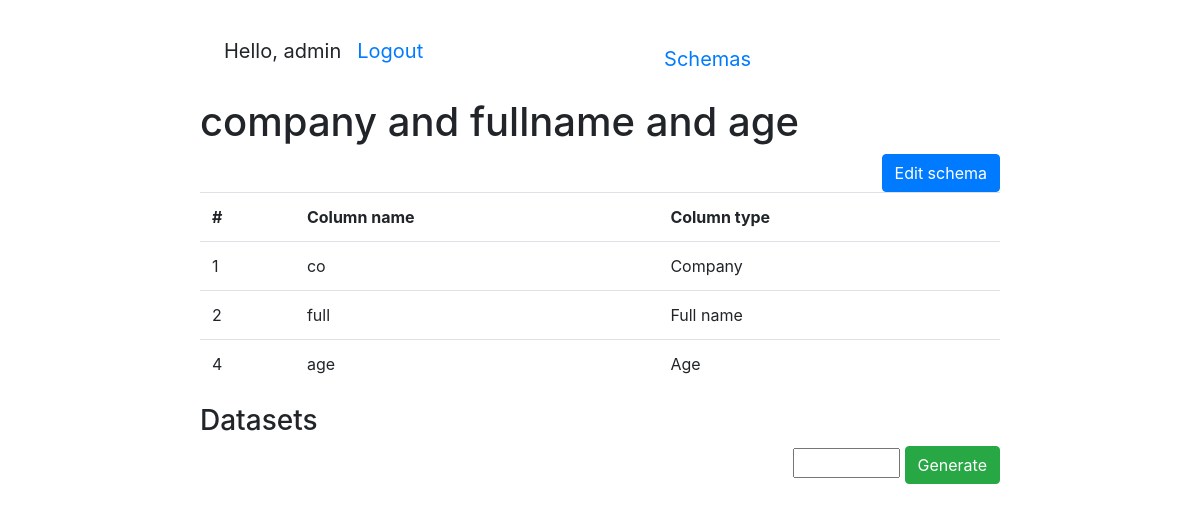
Page /schema/5/ (signed in) on the committed database.
### schema/models.py (models this page shows, shortened)
class User(AbstractUser):
    pass

class Schema(models.Model):
    user = models.ForeignKey(
        settings.AUTH_USER_MODEL,
        on_delete=models.CASCADE
    )
    title = models.CharField(max_length=255)
    columns = models.ManyToManyField(
        Column,
        related_name="schemas"
    )
    modified = models.DateField(auto_now=True)

class Column(models.Model):
    class ColumnTypes(models.TextChoices):
        NAME = "Full name"
        Job = "Job"
        EMAIL = "Email"
        COMPANY = "Company"
        DATE = "Date"
    name = models.CharField(max_length=255)
    type = models.CharField(
        max_length=100,
        choices=ColumnTypes.choices
    )
    order = models.PositiveSmallIntegerField()
    class Meta:
        ordering = ["order"]

### schema/views.py (the view)
class SchemaDetailView(
    LoginRequiredMixin,
    generic.DetailView
):
    model = Schema

### templates/schema/schema_detail.html (shortened to what this page needs)
{% extends "base.html" %}
{% load crispy_forms_filters %}
{% block content %}
  <h1>{{schema.title}}</h1>
  <a class="btn btn-primary" style="float:right" href="{% url 'schema:schema-update' pk=schema.id %}">
    Edit schema
  </a>
  <table class="table">
    <tr>
      <th>#</th>
      <th>Column name</th>
      <th>Column type</th>
    </tr>
    {% for column in schema.columns.all %}
      <tr>
        <td>
          {{ column.order }}
        </td>
        <td>
          {{ column.name }}
        </td>
        <td>
          {{ column.type }}
        </td>
      </tr>
      {% endfor %}
    </table>
    <h3>Datasets</h3>
    <div class="data-generate">
      <input type="number" id="number_of_rows" min="0" max="1000">
      <button class="btn btn-success" id="btn_number_of_rows">Generate</button>
    </div>
{% endblock %}

### templates/includes/navbar.html
<nav class="navbar navbar-expand-lg">
    <ul class="navbar-nav">
    {% if user.is_authenticated %}
      <li class="nav-item">
        <p class="nav-link">Hello, {{ user.get_username }}</p>
      </li>
      <li class="nav-item">
        <a class="nav-link" href="{% url 'logout'%}?next={% url 'login'%}">Logout</a>
      </li>
    {% else %}
      <li class="nav-item">
        <a class="nav-link" href="{% url 'login'%}?next={{request.path}}">Login</a>
      </li>
    {% endif %}
    </ul>
  <div class="collapse navbar-collapse justify-content-md-center">
    <ul class="navbar-nav">
      <li class="nav-item">
        <a class="nav-link" href="{% url 'schema:schema-list' %}">Schemas</a>
      </li>
    </ul>
  </div>
</nav>

### static/css/styles.css (style rules this page uses)
body { padding: 20px 200px; }
.navbar-nav { font-size: 20px; }
.data-generate { float: right; }

### rows in the picture
User: get_username "admin"
Schema: title "company and fullname and age"
Column: order "1", name "co", type "Company"
Column: order "2", name "full", type "Full name"
Column: order "4", name "age", type "Age"
